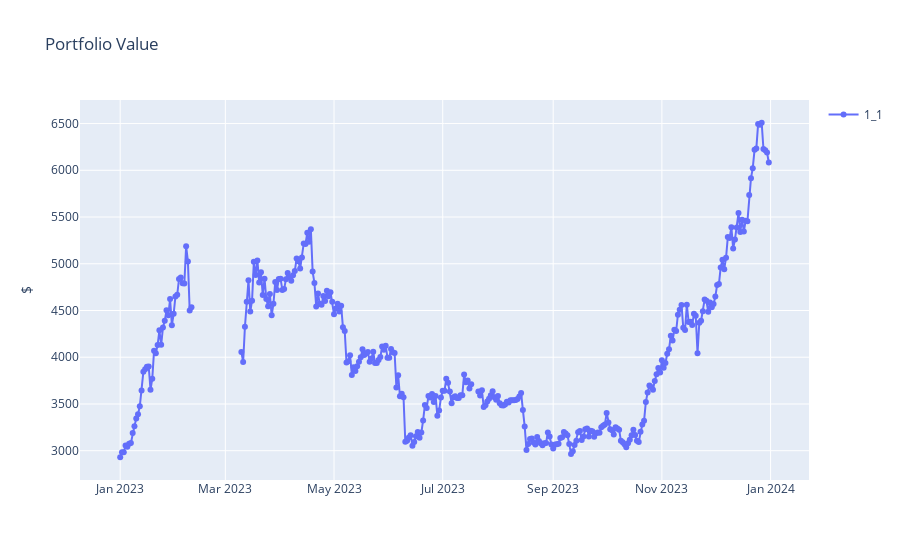

Here is the notebook cell this chart was saved with:
### Code cell
fig = go.Figure()
i = 0
strategies = [strategy_1_1]
for strategy in strategies:
    i += 1
    fig.add_trace(go.Scatter(x=strategy.index, y=strategy['value'], mode='lines+markers', name=f'1_{i}'))
fig.update_layout(showlegend=True, title='Portfolio Value', yaxis_title='$')
fig.show()

### Figure 1 — Plotly figure (JSON) as saved in the notebook; plotly's stock layout.template omitted (floating-point values rounded to 4 significant figures; data arrays with more than 128 entries replaced by an {"elided": "..."} marker saying what was removed)
{"data": [{"mode": "lines+markers", "name": "1_1", "type": "scatter", "x": {"elided": "365 str values"}, "y": {"elided": "365 float values"}}], "layout": {"showlegend": true, "title": {"text": "Portfolio Value"}, "yaxis": {"title": {"text": "$"}}}}
